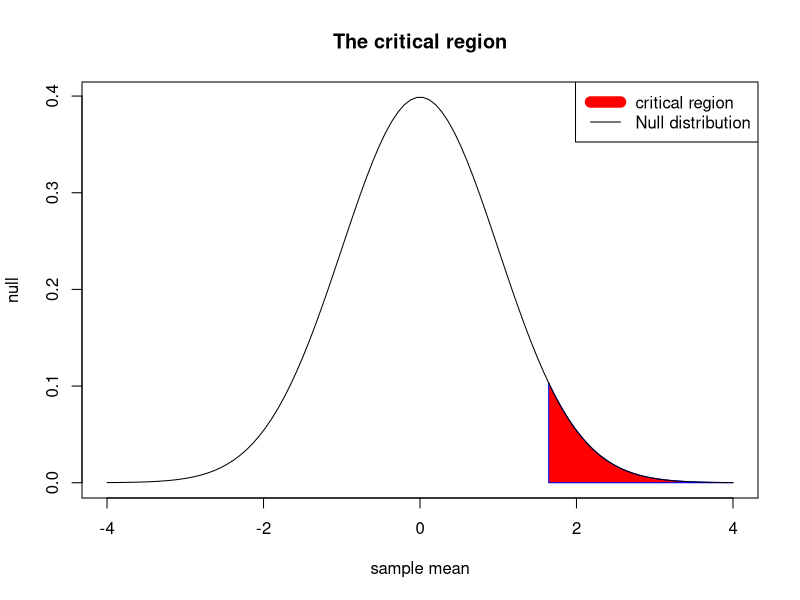

Source code (R):
## ---- chunk 1
set.seed(0)
rbinom(90,100,0.5)
## ---- chunk 2
sum(dbinom(60:100,100,0.5))
## ---- chunk 3
x <- seq(from=-4,to=4,len=100)
plot(x,dnorm(x),type="n",main="The critical region",xlab="sample mean",ylab="null")
xx <- seq(from=qnorm(0.95),to=4,len=100)
polygon(c(xx,rev(xx)),c(dnorm(xx),xx*0),col="red",border="blue")
points(x,dnorm(x),type="l",lwd=1)
legend("topright",col=c("red","black"),lwd=c(11,1),legend=c("critical region","Null distribution"))
